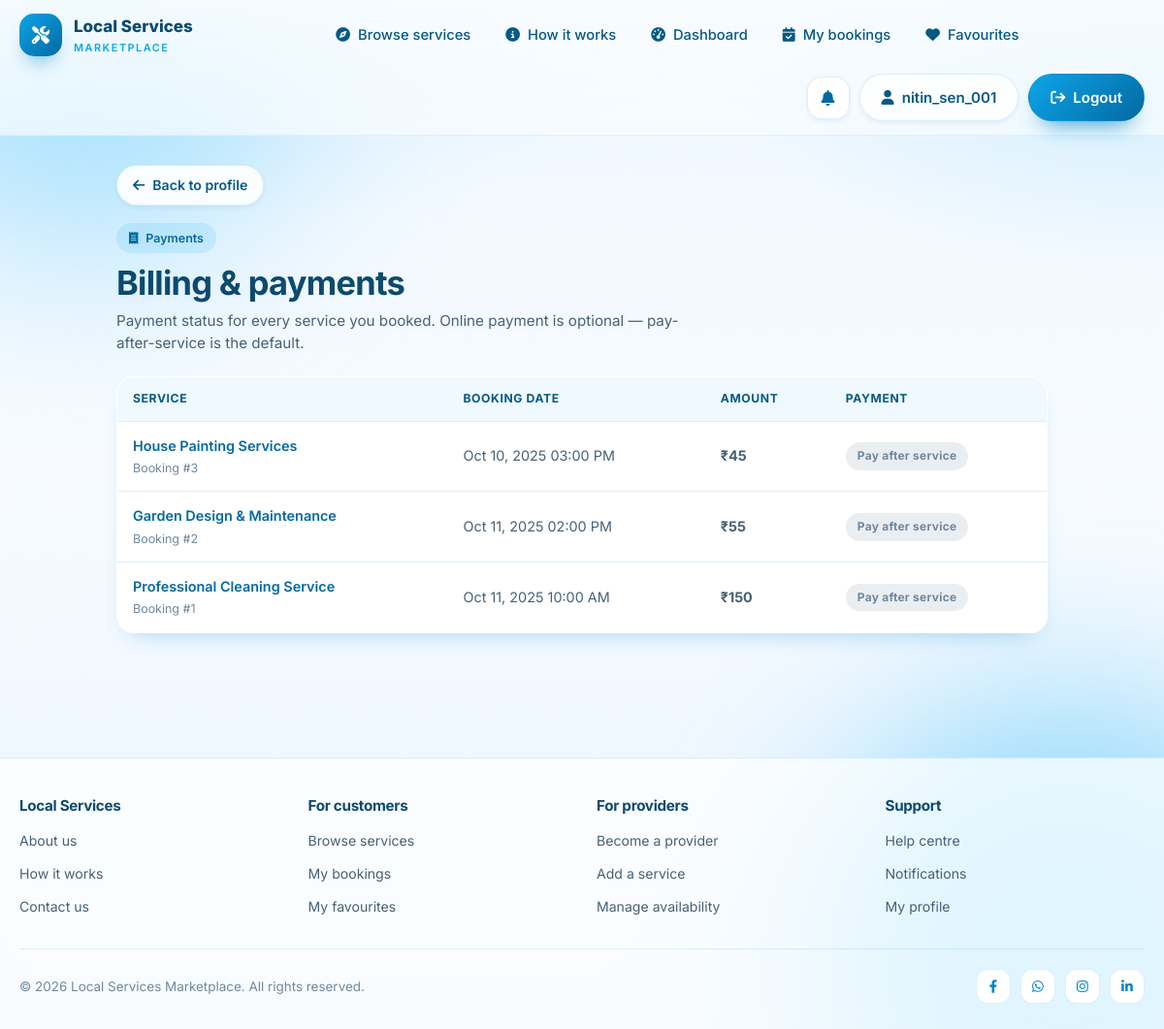
The page /bookings/billing/ (signed in) on the database its author committed.
### bookings/models.py (models this page shows, shortened)
class Booking(models.Model):
    STATUS_CHOICES = [
        ('pending', 'Pending'),
        ('confirmed', 'Confirmed'),
        ('in_progress', 'In Progress'),
        ('completed', 'Completed'),
        ('cancelled', 'Cancelled'),
    ]
    user = models.ForeignKey(User, on_delete=models.CASCADE, related_name='bookings')
    service = models.ForeignKey('services.Service', on_delete=models.CASCADE)
    date = models.DateTimeField()
    status = models.CharField(max_length=20, choices=STATUS_CHOICES, default='pending')
    notes = models.TextField(blank=True)
    created_at = models.DateTimeField(auto_now_add=True)
    updated_at = models.DateTimeField(auto_now=True)
    class Meta:
        ordering = ['-created_at']

### services/models.py (models this page shows, shortened)
class Service(models.Model):
    name = models.CharField(max_length=200)
    description = models.TextField()
    price = models.DecimalField(max_digits=10, decimal_places=2)
    category = models.ForeignKey(Category, on_delete=models.CASCADE)
    provider = models.ForeignKey(User, on_delete=models.CASCADE)
    image = models.ImageField(upload_to='services/', blank=True, null=True)
    featured = models.BooleanField(default=False)
    available = models.BooleanField(default=True)
    location = models.CharField(max_length=100, blank=True)
    created_at = models.DateTimeField(auto_now_add=True)
    updated_at = models.DateTimeField(auto_now=True)

### bookings/views.py (the view)
# urls.py: path('billing/', views.billing_history, name='billing_history'),
@login_required
def billing_history(request):
    bookings = Booking.objects.filter(user=request.user).select_related('service').prefetch_related('payment')
    return render(request, 'bookings/billing_history.html', {'bookings': bookings})

### accounts/context_processors.py (called while the page is built)
def notification_context(request):
    if not request.user.is_authenticated:
        return {'unread_notification_count': 0}
    return {'unread_notification_count': request.user.notifications.filter(is_read=False).count()}

### bookings/templates/bookings/billing_history.html (shortened to what this page needs)
{% extends 'base.html' %}
{% block content %}
<div class="page">
    <div class="container container-medium">
        <a class="back-link" href="{% url 'accounts:profile' %}">
            <i class="fas fa-arrow-left" aria-hidden="true"></i> Back to profile
        </a>
        <div class="page-head">
            <div>
                <span class="eyebrow"><i class="fas fa-receipt" aria-hidden="true"></i> Payments</span>
                <h1>Billing &amp; payments</h1>
                <p class="sub">Payment status for every service you booked. Online payment is optional &mdash; pay-after-service is the default.</p>
            </div>
        </div>
        {% if bookings %}
            <div class="table-wrap">
                <table class="table">
                    <thead>
                        <tr>
                            <th scope="col">Service</th>
                            <th scope="col">Booking date</th>
                            <th scope="col">Amount</th>
                            <th scope="col">Payment</th>
                        </tr>
                    </thead>
                    <tbody>
                        {% for booking in bookings %}
                            <tr>
                                <td>
                                    <a class="text-link" href="{% url 'services:service_detail' booking.service.id %}">{{ booking.service.name }}</a>
                                    <div class="item-sub">Booking #{{ booking.id }}</div>
                                </td>
                                <td>{{ booking.date|date:"M d, Y h:i A" }}</td>
                                <td><strong>&#8377;{{ booking.service.price|floatformat:0 }}</strong></td>
                                <td>
                                    {% if booking.payment %}
                                        <span class="badge pay-{{ booking.payment.status }}">{{ booking.payment.get_status_display }}</span>
                                    {% else %}
                                        <span class="badge badge-muted">Pay after service</span>
                                    {% endif %}
                                </td>
                            </tr>
                        {% endfor %}
                    </tbody>
                </table>
            </div>
        {% endif %}
    </div>
</div>
{% endblock %}

### templates/base.html (shortened to what this page needs)
{% load static %}
<!DOCTYPE html>
<html lang="en">
<head>
    <link rel="stylesheet" href="https://cdnjs.cloudflare.com/ajax/libs/font-awesome/6.4.0/css/all.min.css">
    <link rel="stylesheet" href="{% static 'css/theme.css' %}">
</head>
<body>
    <div class="bg-orb orb-1" aria-hidden="true"></div>
    <div class="bg-orb orb-2" aria-hidden="true"></div>
    <header class="site-header">
        <div class="container header-inner">
            <a class="brand" href="{% url 'home' %}">
                <span class="brand-icon" aria-hidden="true"><i class="fas fa-screwdriver-wrench"></i></span>
                <span>Local Services<small>Marketplace</small></span>
            </a>
            <nav class="main-nav" aria-label="Primary">
                <a href="{% url 'services:service_list' %}"
                   class="{% if request.resolver_match.view_name == 'services:service_list' %}is-active{% endif %}">
                    <i class="fas fa-compass" aria-hidden="true"></i> Browse services
                </a>
                <a href="{% url 'about' %}"
                   class="{% if request.resolver_match.url_name == 'about' %}is-active{% endif %}">
                    <i class="fas fa-circle-info" aria-hidden="true"></i> How it works
                </a>
                {% if user.is_authenticated %}
                    <a href="{% if user.profile.is_provider %}{% url 'accounts:provider_dashboard' %}{% else %}{% url 'accounts:user_dashboard' %}{% endif %}"
                       class="{% if request.resolver_match.url_name == 'provider_dashboard' or request.resolver_match.url_name == 'user_dashboard' %}is-active{% endif %}">
                        <i class="fas fa-gauge-high" aria-hidden="true"></i> Dashboard
                    </a>
                    <a href="{% url 'bookings:my_bookings' %}"
                       class="{% if request.resolver_match.url_name == 'my_bookings' %}is-active{% endif %}">
                        <i class="fas fa-calendar-check" aria-hidden="true"></i> My bookings
                    </a>
                    <a href="{% url 'services:favorite_list' %}"
                       class="{% if request.resolver_match.url_name == 'favorite_list' %}is-active{% endif %}">
                        <i class="fas fa-heart" aria-hidden="true"></i> Favourites
                    </a>
                {% endif %}
            </nav>
            <div class="header-actions">
                <a class="icon-btn"
                   href="{% if user.is_authenticated %}{% url 'accounts:notifications' %}{% else %}{% url 'accounts:login' %}{% endif %}"
                   aria-label="Notifications">
                    <i class="fas fa-bell" aria-hidden="true"></i>
                </a>
                {% if user.is_authenticated %}
                    <a class="btn btn-ghost" href="{% url 'accounts:profile' %}">
                        <i class="fas fa-user" aria-hidden="true"></i> {{ user.get_short_name|default:user.username }}
                    </a>
                    <a class="btn btn-primary" href="{% url 'accounts:logout' %}">
                        <i class="fas fa-arrow-right-from-bracket" aria-hidden="true"></i> Logout
                    </a>
                {% else %}
                    <a class="btn btn-ghost" href="{% url 'accounts:login' %}">Login</a>
                    <a class="btn btn-primary" href="{% url 'accounts:register' %}">Get started</a>
                {% endif %}
            </div>
        </div>
    </header>
    <main id="main">
        {% block content %}{% endblock %}
    </main>
    <footer class="site-footer">
        <div class="container">
            <div class="footer-grid">
                <div class="footer-col">
                    <h3>Local Services</h3>
                    <ul>
                        <li><a href="{% url 'about' %}">About us</a></li>
                        <li><a href="{% url 'about' %}">How it works</a></li>
                        <li><a href="{% url 'contact' %}">Contact us</a></li>
                    </ul>
                </div>
                <div class="footer-col">
                    <h3>For customers</h3>
                    <ul>
                        <li><a href="{% url 'services:service_list' %}">Browse services</a></li>
                        <li><a href="{% url 'bookings:my_bookings' %}">My bookings</a></li>
                        <li><a href="{% url 'services:favorite_list' %}">My favourites</a></li>
                    </ul>
                </div>
                <div class="footer-col">
                    <h3>For providers</h3>
                    <ul>
                        <li><a href="{% url 'accounts:register' %}">Become a provider</a></li>
                        <li><a href="{% url 'services:add_service' %}">Add a service</a></li>
                        <li><a href="{% url 'services:availability' %}">Manage availability</a></li>
                    </ul>
                </div>
                <div class="footer-col">
                    <h3>Support</h3>
                    <ul>
                        <li><a href="{% url 'contact' %}">Help centre</a></li>
                        <li><a href="{% url 'accounts:notifications' %}">Notifications</a></li>
                        <li><a href="{% url 'accounts:profile' %}">My profile</a></li>
                    </ul>
                </div>
            </div>
            <div class="footer-bottom">
                <p>&copy; {% now "Y" %} Local Services Marketplace. All rights reserved.</p>
                <div class="socials" aria-label="Social links">
                    <a href="{% url 'contact' %}" aria-label="Facebook"><i class="fab fa-facebook-f" aria-hidden="true"></i></a>
                    <a href="{% url 'contact' %}" aria-label="WhatsApp"><i class="fab fa-whatsapp" aria-hidden="true"></i></a>
                    <a href="{% url 'contact' %}" aria-label="Instagram"><i class="fab fa-instagram" aria-hidden="true"></i></a>
                    <a href="{% url 'contact' %}" aria-label="LinkedIn"><i class="fab fa-linkedin-in" aria-hidden="true"></i></a>
                </div>
            </div>
        </div>
    </footer>
</body>
</html>

### rows shown on the page
Booking: service.name "House Painting Services", id "3", date "Oct 10, 2025 03:00 PM", service.price "45"
Booking: service.name "Garden Design & Maintenance", id "2", date "Oct 11, 2025 02:00 PM", service.price "55"
Booking: service.name "Professional Cleaning Service", id "1", date "Oct 11, 2025 10:00 AM", service.price "150"

### other values the page prints
{{ user.get_short_name|default:user.username }} "nitin_sen_001"
